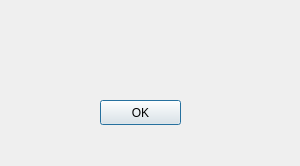
<?xml version="1.0" encoding="UTF-8"?>
<ui version="4.0">
 <class>Information</class>
 <widget class="QDialog" name="Information">
  <property name="geometry">
   <rect>
    <x>0</x>
    <y>0</y>
    <width>300</width>
    <height>166</height>
   </rect>
  </property>
  <property name="windowTitle">
   <string>Dialog</string>
  </property>
  <widget class="QLabel" name="infoLabel">
   <property name="geometry">
    <rect>
     <x>20</x>
     <y>20</y>
     <width>271</width>
     <height>71</height>
    </rect>
   </property>
   <property name="text">
    <string/>
   </property>
  </widget>
  <widget class="QPushButton" name="pushButton">
   <property name="geometry">
    <rect>
     <x>100</x>
     <y>100</y>
     <width>81</width>
     <height>25</height>
    </rect>
   </property>
   <property name="text">
    <string>OK</string>
   </property>
  </widget>
 </widget>
 <resources/>
 <connections/>
</ui>
